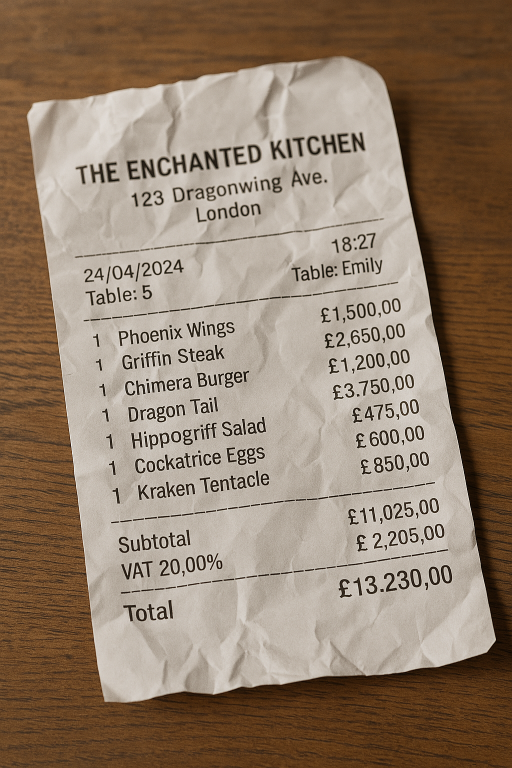
#> input picture data/samples/tampered/gpt-4o-generated-receipt-01.png, 1024 x 1536 px (shown at 1/2 size)
$ python -i entropy.py   (imports and definitions only)
#> lines starting #> are read from the running program, lines starting #| are printed output that depends on the picture
#> (reads backend/app/analysis/calibration.json from the repository)
"""
Entropy-based analysis module for detecting AI-generated images.

This implementation is based on the methodology described in:
'Detecting AI-Generated Images Using Entropy Analysis'
by Fred Rohrer (https://blog.frohrer.com/detecting-ai-generated-images-using-entropy-analysis/)
"""

import numpy as np
import cv2
from pathlib import Path
import json
from typing import Tuple, Union
from dataclasses import dataclass
from skimage.morphology import disk
from skimage import filters

MAX_ANALYSIS_SIDE = 1024


def _analysis_image(image: np.ndarray) -> np.ndarray:
    longest = max(image.shape[:2])
#> longest = 1536
    if longest <= MAX_ANALYSIS_SIDE:
        return image
    ratio = MAX_ANALYSIS_SIDE / float(longest)
#> ratio = 0.667
    return cv2.resize(
        image,
        (max(1, round(image.shape[1] * ratio)), max(1, round(image.shape[0] * ratio))),
        interpolation=cv2.INTER_AREA,
    )
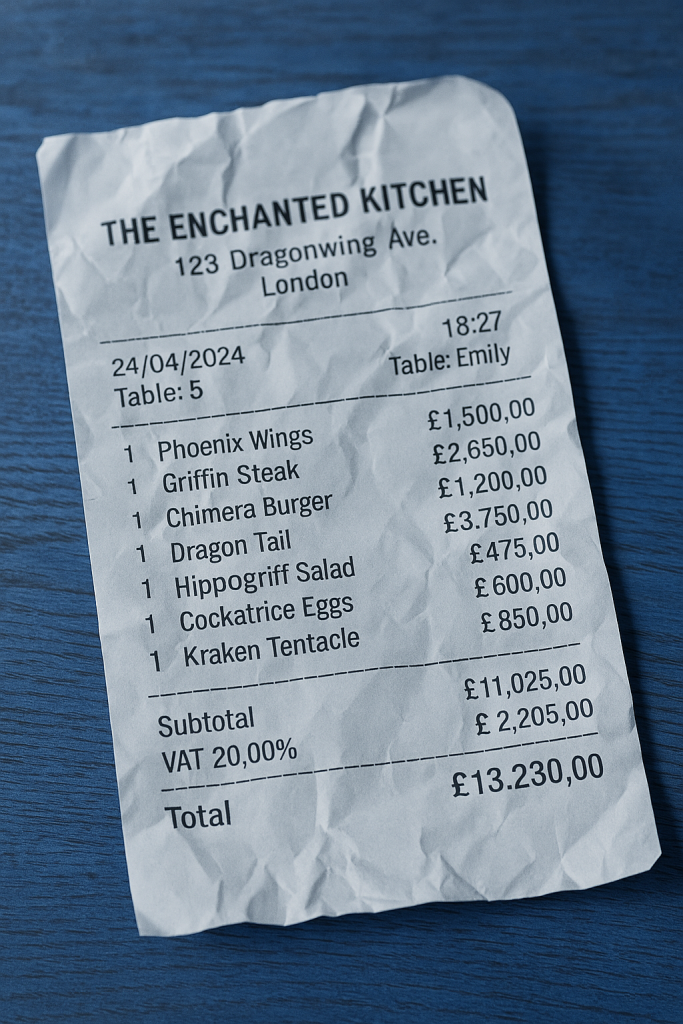
#> returned value: shape (1024, 683, 3); mean of channels 0, 1, 2 146.3, 127.3, 108.7; drawn as B, G, R

@dataclass
class EntropyFeatures:
    """Container for entropy analysis features."""
    entropy_red: np.ndarray    # Local entropy map for red channel
    entropy_green: np.ndarray  # Local entropy map for green channel
    entropy_blue: np.ndarray   # Local entropy map for blue channel
    matching_mask: np.ndarray  # Mask of pixels with similar entropy across channels

def _legacy_threshold() -> float:
    calibration = json.loads(Path(__file__).with_name("calibration.json").read_text())
    return float(calibration["legacy"]["entropy"]["matching_threshold"])


class EntropyAnalyzer:
    def __init__(self,
                 radius: int = 5,
                 tolerance: float = 0.1,
                 matching_threshold: float | None = None):
        """
        Initialize Entropy analyzer for AI-generated image detection.

        Args:
            radius: Radius for the local entropy calculation window
            tolerance: Tolerance for considering entropy values similar across channels
            matching_threshold: Repository threshold for the proportion of matching pixels
        """
        matching_threshold = _legacy_threshold() if matching_threshold is None else matching_threshold
        if radius < 1:
            raise ValueError("Radius must be at least 1")
        if not 0 < tolerance < 1:
            raise ValueError("Tolerance must be between 0 and 1")
        if not 0 < matching_threshold < 1:
            raise ValueError("Matching threshold must be between 0 and 1")
        self.radius = radius
        self.tolerance = tolerance
        self.matching_threshold = matching_threshold
        self.selem = disk(radius)  # Structural element for entropy calculation

    def _normalize_entropy(self, entropy_map: np.ndarray) -> np.ndarray:
        """Normalize entropy map to uint8 range."""
        # Scale to 0-255 range
        min_val = np.min(entropy_map)
        max_val = np.max(entropy_map)
        if max_val > min_val:
            normalized = ((entropy_map - min_val) * 255 / (max_val - min_val)).astype(np.uint8)
        else:
            normalized = np.zeros_like(entropy_map, dtype=np.uint8)
        return normalized

    def _load_image_from_bytes(self, image_bytes: bytes) -> np.ndarray:
        """Load an image from bytes."""
        try:
            # Read image bytes into numpy array
            nparr = np.frombuffer(image_bytes, np.uint8)
            image = cv2.imdecode(nparr, cv2.IMREAD_COLOR)
            if image is None:
                raise ValueError("Failed to decode image bytes")
            return cv2.cvtColor(image, cv2.COLOR_BGR2RGB)
        except Exception as e:
            raise ValueError(f"Error loading image from bytes: {e}")

    def analyze(self, image_input: Union[str, Path, bytes, np.ndarray]) -> Tuple[np.ndarray, EntropyFeatures]:
        """
        Analyze an image using entropy-based detection.

        Args:
            image_input: Can be one of:
                - Path to the image file (str or Path)
                - Bytes of the image file (bytes)

        Returns:
            Tuple containing:
                - Original image as RGB numpy array
                - EntropyFeatures object containing analysis results

        Raises:
            FileNotFoundError: If image file doesn't exist
            ValueError: If image can't be processed
        """
        try:
            # Handle different input types
            if isinstance(image_input, (str, Path)):
                image_path = Path(image_input)
                if not image_path.exists():
                    raise FileNotFoundError(f"Image not found: {image_path}")
                # Read image using OpenCV
                image = cv2.imread(str(image_path))
                if image is None:
                    raise ValueError("Failed to read image")
                image_rgb = cv2.cvtColor(image, cv2.COLOR_BGR2RGB)
            elif isinstance(image_input, bytes):
                image_rgb = self._load_image_from_bytes(image_input)
            elif isinstance(image_input, np.ndarray):
                image_rgb = image_input.copy()
                if image_rgb.ndim == 2:
                    image_rgb = cv2.cvtColor(image_rgb, cv2.COLOR_GRAY2RGB)
                elif image_rgb.ndim == 3 and image_rgb.shape[2] == 4:
                    image_rgb = image_rgb[..., :3]
            else:
                raise ValueError("Invalid input type. Must be string, Path, bytes, or numpy array")

            # Convert to uint8 if necessary
            if image_rgb.dtype != np.uint8:
                image_rgb = cv2.convertScaleAbs(image_rgb)

            if isinstance(image_input, np.ndarray):
                image_rgb = _analysis_image(image_rgb)

            # Calculate local entropy for each channel
            raw_entropy_red = filters.rank.entropy(image_rgb[..., 0], self.selem)
            raw_entropy_green = filters.rank.entropy(image_rgb[..., 1], self.selem)
            raw_entropy_blue = filters.rank.entropy(image_rgb[..., 2], self.selem)
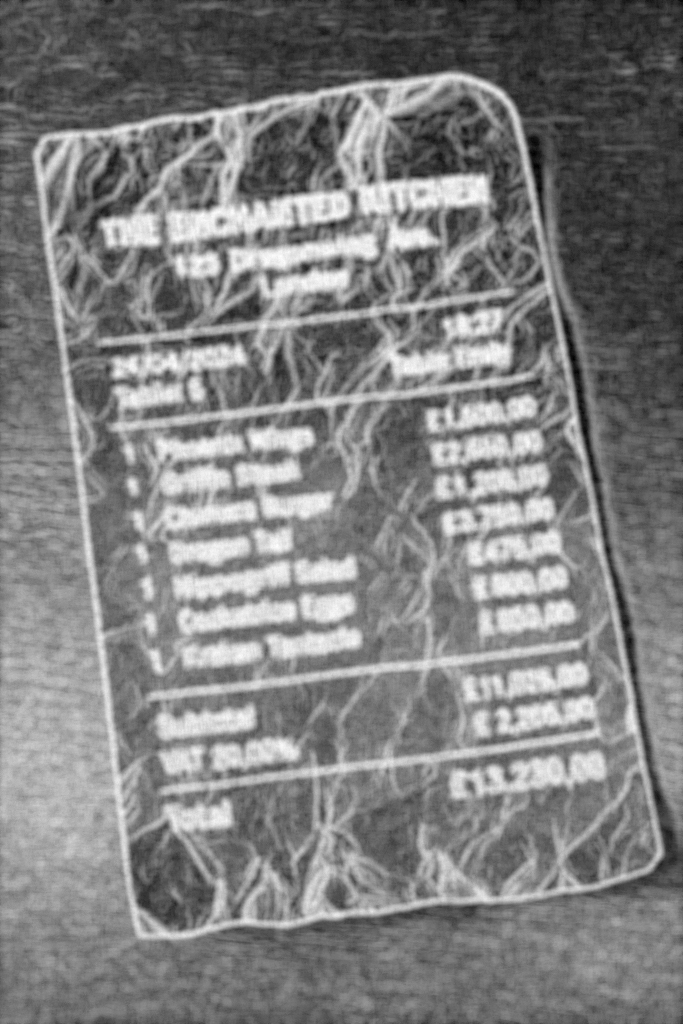
#> raw_entropy_blue: shape (1024, 683) float64; min 1.8, max 6.12, mean 3.97; drawn with min black and max white

            # Normalize entropy maps to uint8
            entropy_red = self._normalize_entropy(raw_entropy_red)
#> in _normalize_entropy, `min_val = np.min(entropy_map)`: min_val = 1.9
#> in _normalize_entropy, `max_val = np.max(entropy_map)`: max_val = 6.16
            entropy_green = self._normalize_entropy(raw_entropy_green)
            entropy_blue = self._normalize_entropy(raw_entropy_blue)

            # Compare raw entropy values; normalized uint8 subtraction wraps modulo 256.
            entropy_diff_rg = np.abs(raw_entropy_red.astype(np.float32) - raw_entropy_green.astype(np.float32))
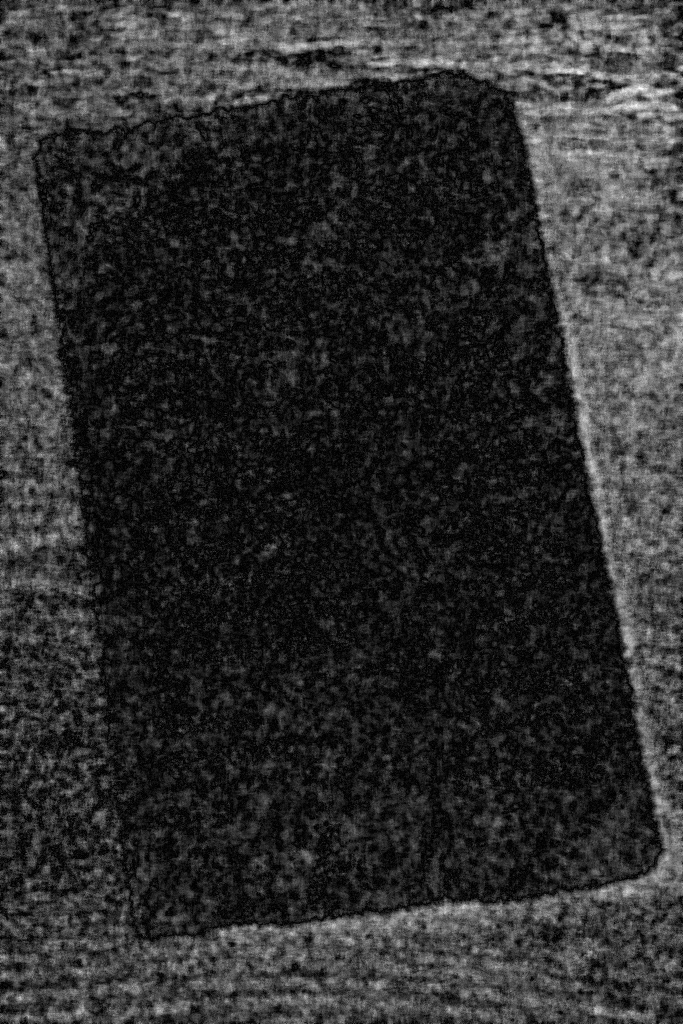
#> entropy_diff_rg: shape (1024, 683) float32; min 0, max 1.11, mean 0.204; drawn with min black and max white
            entropy_diff_rb = np.abs(raw_entropy_red.astype(np.float32) - raw_entropy_blue.astype(np.float32))
            entropy_diff_gb = np.abs(raw_entropy_green.astype(np.float32) - raw_entropy_blue.astype(np.float32))
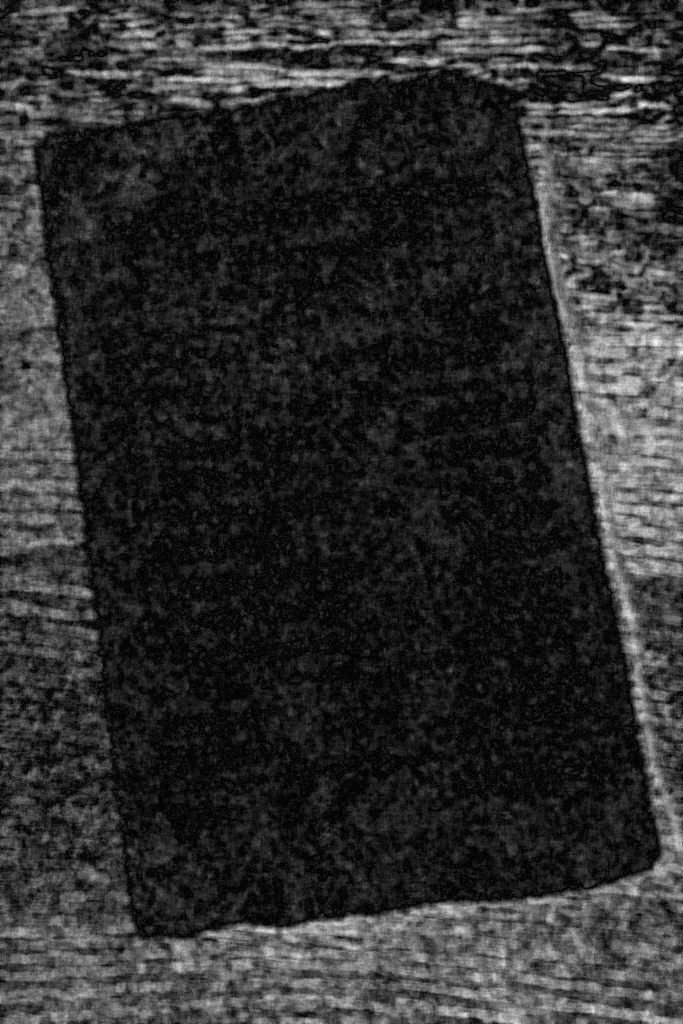
#> entropy_diff_gb: shape (1024, 683) float32; min 0, max 1.53, mean 0.281; drawn with min black and max white

            # Create mask where entropy differences are within tolerance
            matching_mask = (
                (entropy_diff_rg < self.tolerance) &
                (entropy_diff_rb < self.tolerance) &
                (entropy_diff_gb < self.tolerance)
            )
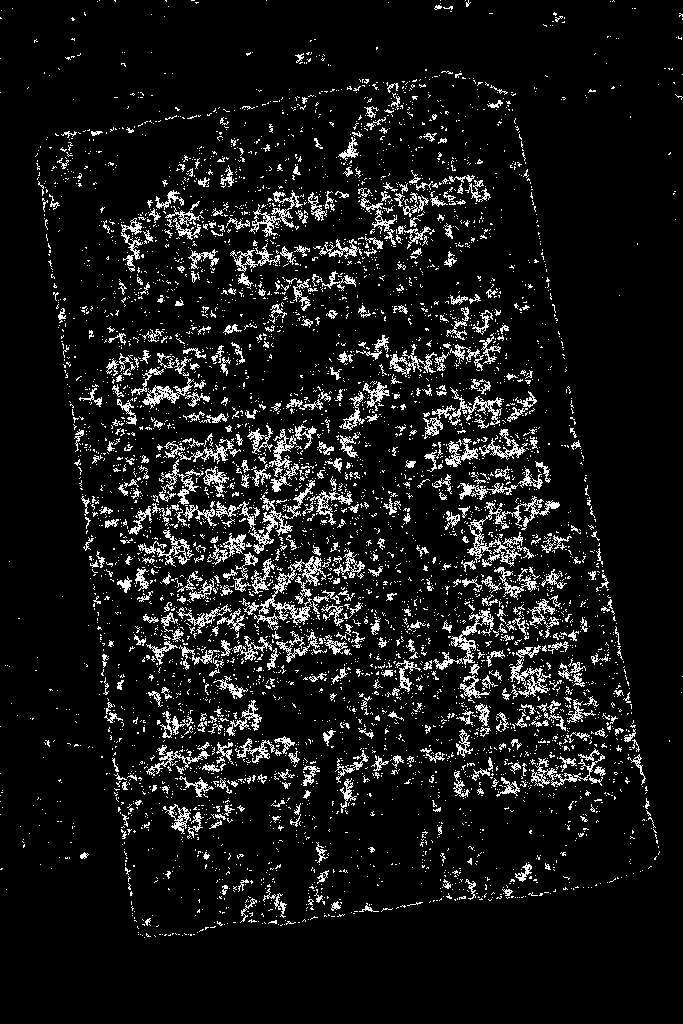
#> matching_mask: shape (1024, 683) bool; 8.7% white in thin lines or dots

            return image_rgb, EntropyFeatures(
                entropy_red=entropy_red,
                entropy_green=entropy_green,
                entropy_blue=entropy_blue,
                matching_mask=matching_mask,
            )

        except Exception as e:
            raise ValueError(f"Error during entropy analysis: {e}")

    def detect_ai_generated(self,
                          image_input: Union[str, Path, bytes],
                          overlay_alpha: float = 0.6) -> Tuple[bool, np.ndarray, float]:
        """
        Detect if an image is likely AI-generated and return visualization.

        Args:
            image_input: Can be one of:
                - Path to the image file (str or Path)
                - Bytes of the image file (bytes)
            overlay_alpha: Transparency of the visualization overlay (0-1)

        Returns:
            Tuple containing:
                - Boolean indicating if image is likely AI-generated
                - Visualization with suspicious regions highlighted in red over grayscale
                - Proportion of pixels with matching entropy

        Raises:
            FileNotFoundError: If image file doesn't exist
            ValueError: If image can't be processed
        """
        # Analyze the image
        image_rgb, features = self.analyze(image_input)

        # The cited procedure only marks pixels whose raw channel entropies match.
        suspicious_regions = features.matching_mask
        matching_proportion = float(np.mean(suspicious_regions))
#> matching_proportion = 0.0869

        # AI-generated images tend to have lower proportions of matching entropy patterns
        is_ai_generated = matching_proportion < self.matching_threshold
#> is_ai_generated = True

        # Convert original image to grayscale while preserving 3 channels for overlay
        grayscale = cv2.cvtColor(image_rgb, cv2.COLOR_RGB2GRAY)
        visualization = cv2.cvtColor(grayscale, cv2.COLOR_GRAY2BGR)  # Note: Using BGR here

        # Create overlay for suspicious regions (bright red highlight in BGR)
        overlay = np.zeros_like(visualization)
        overlay[suspicious_regions] = [0, 0, 255]  # BGR format: Red = [0, 0, 255]

        # Blend overlay with grayscale image
        # Use additive blending to make red regions more visible
        visualization = cv2.addWeighted(
            visualization,
            1.0,
            overlay,
            overlay_alpha,
            0
        )

        # Enhance red channel in suspicious regions to make it more prominent
        visualization[suspicious_regions] = [0, 0, 255]  # BGR format: Red = [0, 0, 255]
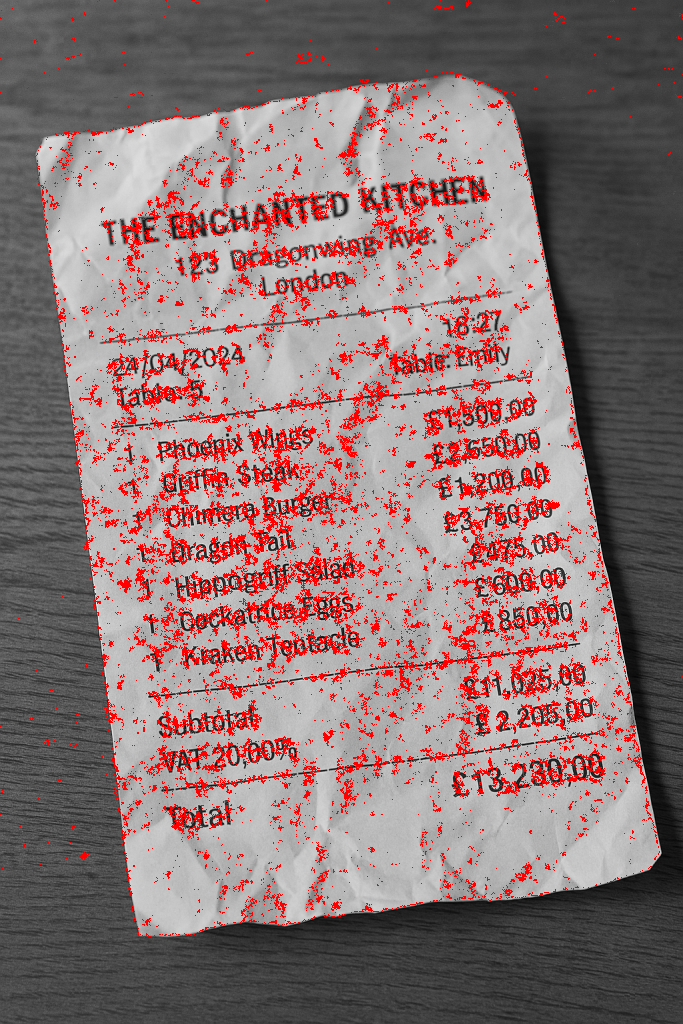
#> visualization: shape (1024, 683, 3); mean B, G, R 117.5, 117.5, 139.6

        return is_ai_generated, visualization, matching_proportion

>>> import cv2
>>> picture = cv2.cvtColor(cv2.imread('../../../data/samples/tampered/gpt-4o-generated-receipt-01.png'), cv2.COLOR_BGR2RGB)
>>> result = EntropyAnalyzer().detect_ai_generated(picture)
